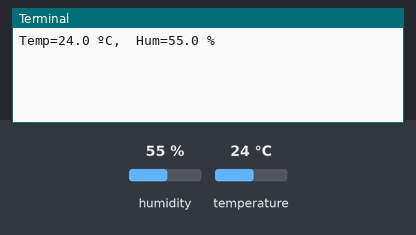
Bench run of a program on a simulated Raspberry Pi (BCM pin numbers). Shown: the last lines printed to the terminal. Inputs (shaded band) come from the test bench; at power-on: humidity 55 %, temperature 24 °C.

Above: at 1.2 s.
1.3 s: humidity set to 22 %
At 6.5 s:
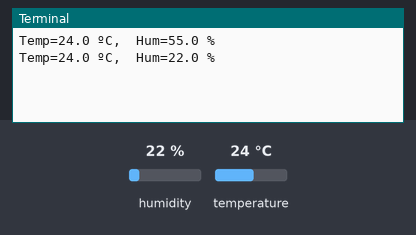
7.6 s: temperature set to 12 °C
At 11.3 s:
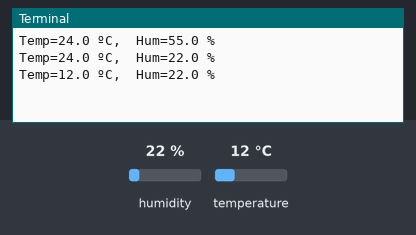
13.9 s: humidity set to 40 %
At 17.3 s:
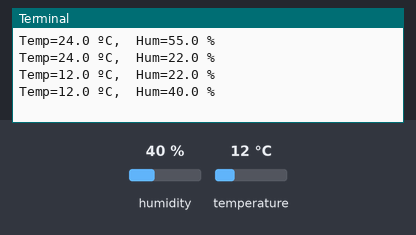
Timing chart, 0 to 18.8 s (numbered marks = the images above; inputs shaded):
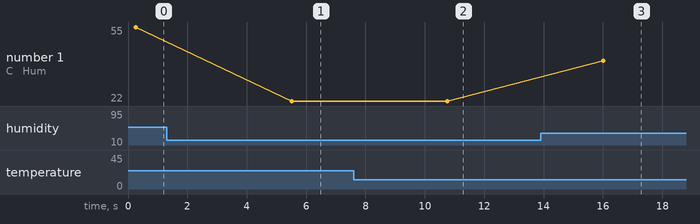

The program:

T6.2_test_dht22.py
```python
#!/usr/bin/python3

"""
Ejemplo de lectura de temperatura y humdead con el sensor DHT22
Se requiere el módulo adafruit-circuitpython-dht de circuitpython y sus dependencias

Instalación:

pip3 install adafruit-circuitpython-dht lgpio RPi.GPIO
"""

import sys
import adafruit_dht	 as dht
import time
import board
import RPi.GPIO as GPIO

GPIO.setwarnings(False)
sensor = dht.DHT22(board.D18)
while True:

    if sensor.humidity != None and sensor.temperature != None:
        print(f'Temp={sensor.temperature} ºC,  Hum={sensor.humidity} %')
        time.sleep(5) # esperamos 5 segundos
    else:
        print('Error de conexión. Verifique el montaje')
```

Measured:
- after the input at 1.3 s, the terminal: prints a new line after 4.2 s (image 1)
- after the input at 7.6 s, the terminal: prints a new line after 3.2 s (image 2)
- after the input at 13.9 s, the terminal: prints a new line after 2.1 s (image 3)
- plotted number 1: 55 → 22 after the input at 1.3 s, 22 → 40 after the input at 13.9 s
